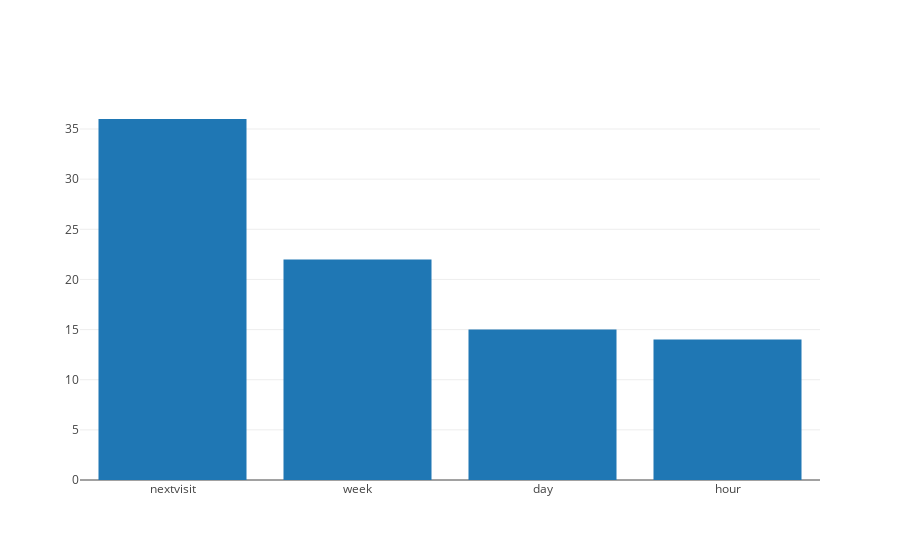

Write notebook code for a chart like this one.
### Code cell
# noexport

plot_survey_choice_counts_user_normalized()

### Figure 1 — Plotly figure (JSON) as saved in the notebook; plotly's stock layout.template omitted (floating-point values rounded to 4 significant figures)
{"data": [{"type": "bar", "uid": "c9ee7b75-b1b4-41ca-98ad-6d9c3fb49b20", "x": ["nextvisit", "week", "day", "hour"], "y": [36, 22, 15, 14]}], "layout": {}}
